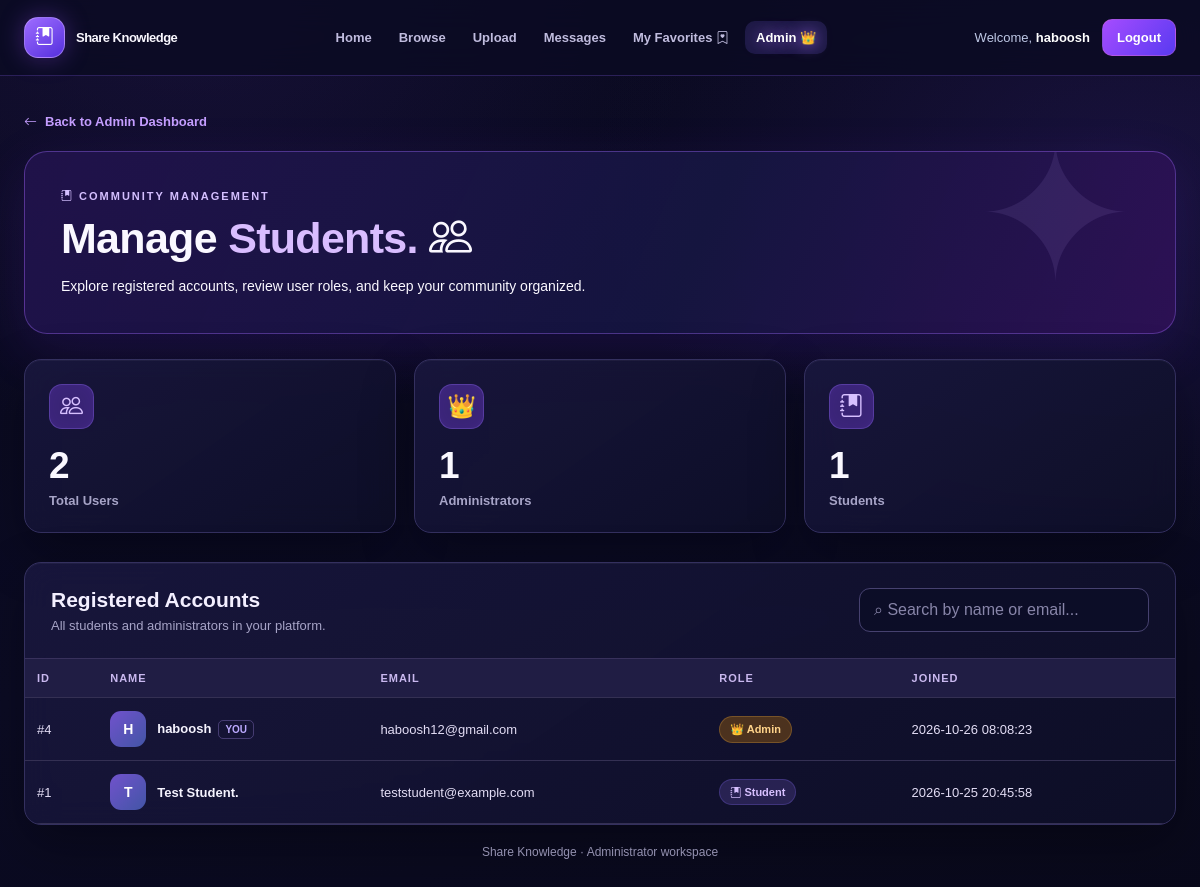
Screenshot of /share_knowledge/admin_users.php (signed in) with the database file from the repository.
### tables this page shows
CREATE TABLE `users` (
  `id` int(11) NOT NULL,
  `name` varchar(100) NOT NULL,
  `email` varchar(150) NOT NULL,
  `password` varchar(255) NOT NULL,
  `created_at` timestamp NOT NULL DEFAULT current_timestamp(),
  `role` enum('student','admin') NOT NULL DEFAULT 'student'
);

### share_knowledge/admin_users.php (the view, shortened to what this page needs)
<?php
require_once 'db.php';
function e($value) {
    return htmlspecialchars((string)$value, ENT_QUOTES, 'UTF-8');
}
$adminStmt = $conn->prepare('SELECT id, name, role FROM users WHERE id = ? LIMIT 1');
$adminStmt->execute([(int)$_SESSION['user_id']]);
$admin = $adminStmt->fetch(PDO::FETCH_ASSOC);
$usersStmt = $conn->query(
    'SELECT id, name, email, role, created_at FROM users ORDER BY created_at DESC, id DESC'
);
$users = $usersStmt->fetchAll(PDO::FETCH_ASSOC);
$totalUsers = count($users);
$totalAdmins = count(array_filter($users, static function ($user) {
    return $user['role'] === 'admin';
}));
$totalStudents = $totalUsers - $totalAdmins;
?>
<!DOCTYPE html>
<html lang="en">
<head>
<link rel="stylesheet" href="https://cdn.jsdelivr.net/npm/bootstrap-icons@1.11.3/font/bootstrap-icons.min.css">
    <link rel="stylesheet" href="assets/css/style.css">
    <link rel="stylesheet" href="assets/css/admin_users.css">
<link rel="stylesheet" href="assets/css/brand-system.css">
</head>
<body class="midnight-users">
<header class="mu-nav">
    <a href="index.php" class="mu-brand"><span class="mu-brand-icon"><i class="bi bi-journal-bookmark-fill" aria-hidden="true"></i></span><span>Share Knowledge</span></a>
    <nav class="mu-links" aria-label="Main navigation">
        <a href="index.php">Home</a>
        <a href="browse.php">Browse</a>
        <a href="upload.php">Upload</a>
        <a href="messages.php">Messages</a>
        <a href="favorites.php">My Favorites <i class="bi bi-bookmark-heart" aria-hidden="true"></i></a>
        <a href="admin.php" class="active">Admin 👑</a>
    </nav>
    <div class="mu-user"><span class="mu-welcome">Welcome, <strong><?= e($admin['name']) ?></strong></span><a href="logout.php" class="mu-logout">Logout</a></div>
</header>
<main class="mu-main">
    <a href="admin.php" class="mu-back"><i class="bi bi-arrow-left" aria-hidden="true"></i> Back to Admin Dashboard</a>
    <section class="mu-hero">
        <span class="mu-eyebrow"><i class="bi bi-journal-bookmark-fill" aria-hidden="true"></i> COMMUNITY MANAGEMENT</span>
        <h1>Manage <span>Students.</span> <i class="bi bi-people" aria-hidden="true"></i></h1>
        <p>Explore registered accounts, review user roles, and keep your community organized.</p>
    </section>
    <section class="mu-overview" aria-label="Account statistics">
        <div class="mu-stat"><div class="mu-stat-top"><div class="mu-stat-icon"><i class="bi bi-people" aria-hidden="true"></i></div></div><strong><?= $totalUsers ?></strong><span>Total Users</span></div>
        <div class="mu-stat"><div class="mu-stat-top"><div class="mu-stat-icon">👑</div></div><strong><?= $totalAdmins ?></strong><span>Administrators</span></div>
        <div class="mu-stat"><div class="mu-stat-top"><div class="mu-stat-icon"><i class="bi bi-journal-bookmark-fill" aria-hidden="true"></i></div></div><strong><?= $totalStudents ?></strong><span>Students</span></div>
    </section>
    <section class="mu-panel">
        <div class="mu-panel-head">
            <div><h2>Registered Accounts</h2><p>All students and administrators in your platform.</p></div>
            <input id="userSearch" class="mu-search" type="search" placeholder="⌕ Search by name or email..." aria-label="Search registered accounts">
        </div>
        <div class="mu-table-scroll">
            <table class="mu-table">
                <thead><tr><th>ID</th><th>Name</th><th>Email</th><th>Role</th><th>Joined</th></tr></thead>
                <tbody id="usersBody">
                    <?php foreach ($users as $user): ?>
                    <tr class="mu-user-row">
                        <td>#<?= (int)$user['id'] ?></td>
                        <td><div class="mu-person"><span class="mu-avatar"><?= e(mb_strtoupper(mb_substr((string)$user['name'], 0, 1, 'UTF-8'), 'UTF-8')) ?></span><span class="mu-person-name"><?= e($user['name']) ?><?php if ((int)$user['id'] === (int)$admin['id']): ?><span class="mu-you">YOU</span><?php endif; ?></span></div></td>
                        <td class="mu-email"><?= e($user['email']) ?></td>
                        <td><span class="mu-role <?= $user['role'] === 'admin' ? 'mu-role-admin' : 'mu-role-student' ?>"><?= $user['role'] === 'admin' ? '👑 Admin' : '<i class="bi bi-journal-bookmark-fill" aria-hidden="true"></i> Student' ?></span></td>
                        <td><?= e($user['created_at']) ?></td>
                    </tr>
                    <?php endforeach; ?>
                </tbody>
            </table>
        </div>
    </section>
    <p class="mu-footer">Share Knowledge · Administrator workspace</p>
</main>
</body>
</html>

### rows the page displays
users: name "haboosh", id "4", name "H", shows "YOU", email "haboosh12@gmail.com", role "👑 Admin", created_at "2026-10-26 08:08:23"
users: id "1", name "T", name "Test Student.", email "teststudent@example.com", role "Student", created_at "2026-10-25 20:45:58"

### other values shown
$totalUsers "2"
$totalAdmins "1"
$totalStudents "1"
